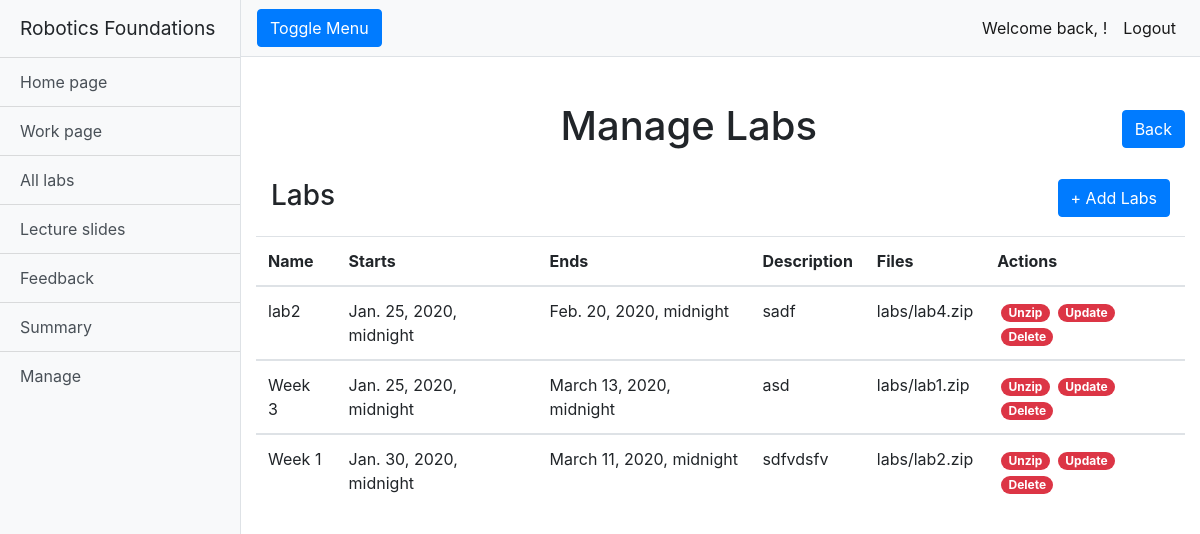
The page /rfwa/manage_labs/ (signed in) on the database as committed earlier.
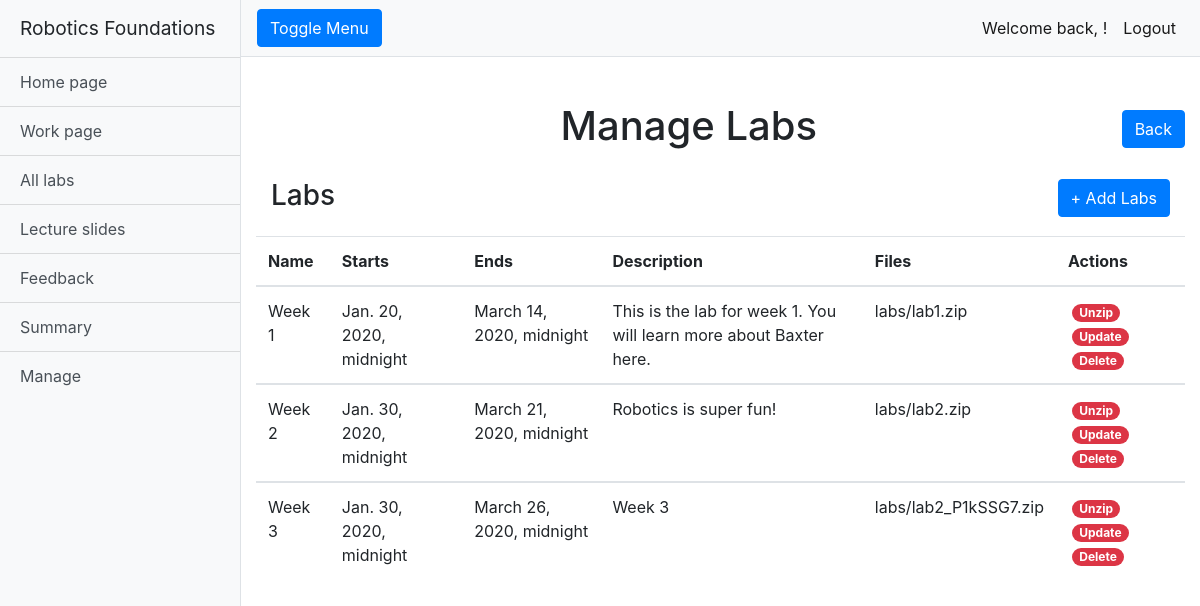
The same page on the database as committed later.
### rfwa/models.py (models this page shows, shortened)
class Lab(models.Model):
    name = models.CharField(max_length=128)
    description = models.TextField(max_length=2048)
    open_Date = models.DateTimeField(timezone.now())
    close_Date = models.DateTimeField(timezone.now())
    lab_Files = models.FileField(upload_to='labs/')
    slug = models.SlugField(primary_key=True, blank=True)

### rfwa/views.py (the view)
# urls.py: path("manage_labs/", views.manage_labs, name="manage_labs"),
@login_required
def manage_labs(request):
    if request.user.is_superuser:
        labs = Lab.objects.order_by('open_Date')
    return render(request, "rfwa/manage_labs.html", {'labs': labs})

### templates/rfwa/manage_labs.html (shortened to what this page needs)
{% extends "rfwa/base.html" %}
{% load static %}
{% block extra_head %}
<link href="{% static 'css/manage_page.css' %}" rel="stylesheet">
{% endblock %}
{% block body_block %}
{% if user.is_superuser %}
<div class="container-fluid">
    <div class="row">
        <h1 class="col-12 text-center mt-4">Manage Labs <a class="rightside" href="/rfwa/manage/"><button type="button"
                    class="btn btn-primary">Back</button></a></h1>
    </div>
    <div class="table-group">
        <div class="title-group">
            <h1 class="col-12 text-left table-header">Labs
                <a class="rightside" href="{% url 'add_lab'%}"><button type="button" class="btn btn-primary">+ Add
                        Labs</button></a>
            </h1>
        </div>
        <table class="table table-hover">
            {% if labs %}
            <thead>
                <tr>
                    <th scope="col">Name</th>
                    <th scope="col">Starts</th>
                    <th scope="col">Ends</th>
                    <th scope="col">Description</th>
                    <th scope="col">Files</th>
                    <th scope="col">Actions</th>
                </tr>
            </thead>
            {% for lab in labs %}
            <tbody>
                <tr>
                    <td>{{lab.name}}</td>
                    <td>{{lab.open_Date}}</td>
                    <td>{{lab.close_Date}}</td>
                    <td>{{lab.description}}</td>
                    <td>{{lab.lab_Files}}</td>
                    <td>
                        <a class="btn-link text-white badge badge-danger badge-pill ml-1"
                            href="{% url  'unzip_lab' lab.slug %}">Unzip</a>
                        <a class="btn-link text-white badge badge-danger badge-pill ml-1"
                            href="{% url  'update_lab' lab.slug %}">Update</a>
                        <a class="btn-link text-white badge badge-danger badge-pill ml-1"
                            href="{% url  'delete_lab' lab.slug %}">Delete</a>
                    </td>
                </tr>
            </tbody>
            {% endfor %}
            {% else %}
            <h3 class="text-center mt-3">There are no labs uploaded.</h3>
            {% endif %}
        </table>
    </div>
</div>
{% endif %}
{% endblock %}

### templates/rfwa/base.html (shortened to what this page needs)
<!DOCTYPE html>
{% load staticfiles %}
<html lang="en">
<head>
    <link href="{% static 'vendor/bootstrap/css/bootstrap.min.css' %}" rel="stylesheet">
    <link href="{% static 'css/simple-sidebar.css' %}" rel="stylesheet">
    <link href="{% static 'css/override.css' %}" rel="stylesheet">
    {% block extra_head %}
    {% endblock %}
</head>
<body>
    {% if user.is_authenticated %}
    <div class="d-flex" id="wrapper">
        <div class="bg-light border-right" id="sidebar-wrapper">
            <div class="sidebar-heading">
                Robotics Foundations
            </div>
            <div class="list-group list-group-flush">
                {% now 'Y' as current_year %}
                {% now 'm' as current_month %}
                <a href="{% url  'home' current_year current_month %}" class="list-group-item list-group-item-action bg-light">Home page</a>
                <a href="/rfwa/workspace/" class="list-group-item list-group-item-action bg-light">Work page</a>
                <a href="/rfwa/alllabs/" class="list-group-item list-group-item-action bg-light">All labs</a>
                <a href="/rfwa/lectureslides/" class="list-group-item list-group-item-action bg-light">Lecture
                    slides</a>
                <a href="/rfwa/feedback/" class="list-group-item list-group-item-action bg-light">Feedback</a>
                <a href="{% url  'summary' user.username %}"
                    class="list-group-item list-group-item-action bg-light">Summary</a>
                {% if user.is_superuser %}
                <a href="/rfwa/manage/" class="list-group-item list-group-item-action bg-light">Manage</a>
                {% endif %}
            </div>
        </div>
        <div id="page-content-wrapper">
            <nav class="navbar navbar-expand-lg navbar-light bg-light border-bottom">
                <button class="btn btn-primary" id="menu-toggle">Toggle Menu</button>
                <div class="collapse navbar-collapse" id="navbarSupportedContent">
                    <ul class="navbar-nav ml-auto mt-2 mt-lg-0">
                        <li class="nav-item active">
                            <a class="nav-link"> Welcome back, {{ user.first_name }}! </a>
                        </li>
                        <li class="nav-item active">
                            <a class="nav-link" href="{% url 'logout' %}">Logout</a>
                        </li>
                    </ul>
                </div>
            </nav>
            {% block body_block %}
            {% endblock %}
        </div>
    </div>
    {% else %}
    <meta http-equiv='refresh' content="0; URL={% url 'login' %}">
    {% endif %}
</body>
</html>

### static/css/simple-sidebar.css (style rules this page uses)
body { overflow-x: hidden; }
#sidebar-wrapper { min-height: 100vh; margin-left: -15rem; -webkit-transition: margin .25s ease-out; -moz-transition: margin .25s ease-out; -o-transition: margin .25s ease-out; transition: margin .25s ease-out; }
#sidebar-wrapper .sidebar-heading { padding: 0.875rem 1.25rem; font-size: 1.2rem; }
#sidebar-wrapper .list-group { width: 15rem; }
#page-content-wrapper { min-width: 100vw; }
@media (min-width: 768px) { #sidebar-wrapper { margin-left: 0; } }
@media (min-width: 768px) { #page-content-wrapper { min-width: 0; width: 100%; } }

### static/css/override.css (style rules this page uses)
.mt-4 { text-align: center; vertical-align: middle; line-height: 90px; }

### static/css/manage_page.css (style rules this page uses)
.title-group { padding-bottom: 15px; }
.table-header { font-size: 1.75rem; }
.rightside { float: right; }

Rows that differ between the two databases and show on the page:
removed Lab: name "lab2", open_Date "Jan. 25, 2020, midnight", close_Date "Feb. 20, 2020, midnight", description "sadf", lab_Files "labs/lab4.zip"
changed Lab "Week 1": open_Date "Jan. 30, 2020, midnight" → "Jan. 20, 2020, midnight"; close_Date "March 11, 2020, midnight" → "March 14, 2020, midnight"; description "sdfvdsfv" → "This is the lab for week 1. You will learn more about Baxter here."; lab_Files "labs/lab2.zip" → "labs/lab1.zip"; moves up the list
added Lab: name "Week 2", open_Date "Jan. 30, 2020, midnight", close_Date "March 21, 2020, midnight", description "Robotics is super fun!", lab_Files "labs/lab2.zip"
changed Lab "Week 3": open_Date "Jan. 25, 2020, midnight" → "Jan. 30, 2020, midnight"; close_Date "March 13, 2020, midnight" → "March 26, 2020, midnight"; description "asd" → "Week 3"; lab_Files "labs/lab1.zip" → "labs/lab2_P1kSSG7.zip"
